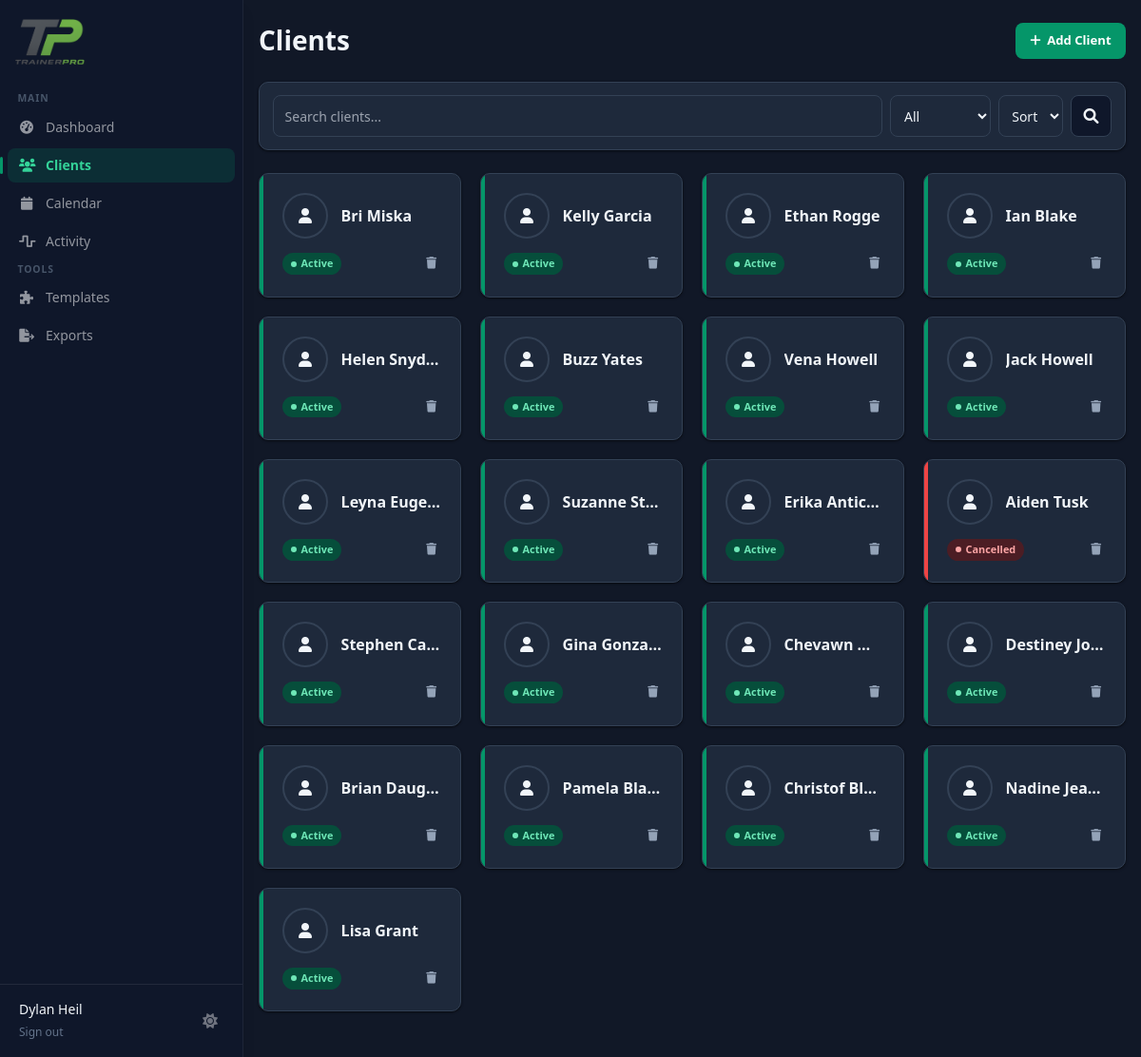
The app's page /clients (signed in) with its own data.
### tables this page shows
CREATE TABLE clients (
            id TEXT PRIMARY KEY,
            trainer_id TEXT NOT NULL,
            name TEXT NOT NULL,
            email TEXT,
            phone TEXT,
            age INTEGER,
            gender TEXT,
            weight REAL,
            height REAL,
            status TEXT DEFAULT 'active',
            notes TEXT,
            photo_url TEXT,
            created_at TIMESTAMP DEFAULT CURRENT_TIMESTAMP,
            FOREIGN KEY (trainer_id) REFERENCES users (id)
        );

### app.py (the view)
@app.route('/clients')
@login_required
def clients():
    search = request.args.get('search', '')
    status_filter = request.args.get('status', '')
    sort = request.args.get('sort', '')
    conn = get_db()
    query = '''
        SELECT c.*,
               (SELECT weight FROM weight_logs WHERE client_id = c.id ORDER BY date DESC LIMIT 1) as latest_weight
        FROM clients c
        WHERE c.trainer_id = ?
    '''
    params = [session['user_id']]
    if search:
        query += ' AND (c.name LIKE ? OR c.email LIKE ?)'
        params.extend([f'%{search}%', f'%{search}%'])
    if status_filter:
        query += ' AND c.status = ?'
        params.append(status_filter)
    sort_clauses = {
        'name_asc':  ' ORDER BY c.name COLLATE NOCASE ASC',
        'name_desc': ' ORDER BY c.name COLLATE NOCASE DESC',
    }
    query += sort_clauses.get(sort, ' ORDER BY c.created_at DESC')
    clients = conn.execute(query, params).fetchall()
    conn.close()
    return render_template('dashboard/clients.html', clients=clients,
                           search=search, status_filter=status_filter, sort=sort)

### auth_utils.py (called while the page is built)
def login_required(f):
    @wraps(f)
    def decorated_function(*args, **kwargs):
        if 'user_id' not in session:
            return redirect(url_for('login'))
        return f(*args, **kwargs)
    return decorated_function

### db.py (called while the page is built)
def get_db():
    conn = sqlite3.connect(DB_PATH)
    conn.row_factory = sqlite3.Row
    return conn

### templates/dashboard/clients.html (shortened to what this page needs)
{% extends "base.html" %}
{% block content %}
<div class="clients-page">
    <div class="page-head">
        <div>
            <h1 class="page-title">Clients</h1>
        </div>
        <a href="{{ url_for('new_client') }}" class="btn btn-primary">
            <i class="fas fa-plus"></i>
            Add Client
        </a>
    </div>
    <div class="filter-card">
        <form method="GET" class="filter-form">
            <input type="text" name="search" value="{{ search }}" placeholder="Search clients..." class="filter-input">
            <select name="status" class="filter-select">
                <option value="">All</option>
            </select>
            <select name="sort" class="filter-select" onchange="this.form.submit()">
                <option value="">Sort</option>
            </select>
            <button type="submit" class="filter-btn">
                <i class="fas fa-search"></i>
            </button>
        </form>
    </div>
    <div class="client-grid">
        {% for client in clients %}
        <div class="client-card" onclick="window.location.href='{{ url_for('client_detail', client_id=client.id) }}'">
            <span class="card-accent
                {% if client.status == 'active' %}accent-active
                {% elif client.status == 'potential' %}accent-potential
                {% else %}accent-cancelled{% endif %}"></span>
            <div class="card-body">
                <div class="card-top">
                    {% if client.photo_url %}
                        <img src="{{ url_for('static', filename=client.photo_url) }}" alt="{{ client.name }}" class="client-avatar">
                    {% else %}
                        <div class="client-avatar-ph">
                            <i class="fas fa-user"></i>
                        </div>
                    {% endif %}
                    <div style="flex:1; min-width:0;">
                        <h3 class="client-name">{{ client.name }}</h3>
                    </div>
                </div>
                <div class="card-foot">
                    <span class="status-badge
                        {% if client.status == 'active' %}status-active
                        {% elif client.status == 'potential' %}status-potential
                        {% else %}status-cancelled{% endif %}">
                        <span class="dot"></span>
                        {{ client.status.title() }}
                    </span>
                    <button onclick="event.stopPropagation(); deleteClient('{{ client.id }}', '{{ client.name }}')" class="delete-btn" title="Delete client">
                        <i class="fas fa-trash"></i>
                    </button>
                </div>
            </div>
        </div>
        {% endfor %}
    </div>
</div>
{% endblock %}

### templates/base.html (style rules this page uses)
html.dark { --navy: #F1F5F9; --slate-600: #CBD5E1; --slate-400: #94A3B8; --slate-300: #64748B; --slate-200: #334155; --slate-100: #1E293B; --slate-50: #0F172A; --emerald-light: #064E3B; --emerald-text: #6EE7B7; --blue-light: #1E3A5F; --blue-mid: #1D4ED8; --red-light: #4C1D24; --red-mid: #7F1D1D; --red-text: #FCA5A5; --amber-light: #422E0B; --amber-text: #FCD34D; --green-light: #064E3B; --green-mid: #065F46; --green-text: #6EE7B7; --shadow-sm: 0 1px 3px rgba(0,0,0,0.4), 0 1px 2px rgba(0,0,0,0.3); color-scheme: dark; }
html.dark body { background: var(--slate-50); }
html.dark .card, html.dark .modal-box, html.dark .filter-card, html.dark .client-card, html.dark .workout-card, html.dark .template-card, html.dark .view-exercise-card, html.dark .session-card, html.dark .entry-card, html.dark .cal-card, html.dark .week-nav, html.dark .back-btn, html.dark .back-link, html.dark .btn-ghost, html.dark .filter-pill, html.dark .tag-toggle-btn, html.dark .toggle-btn, html.dark .option-item, html.dark .search-input, html.dark .form-input, html.dark .form-select, html.dark .form-textarea, html.dark .set-input, html.dark .filter-input, html.dark .filter-select, html.dark .exercise-row, html.dark .prompt-block, html.dark .copy-prompt-btn, html.dark .exercise-suggestions, html.dark .client-avatar-ph { background: #1E293B; color: var(--navy); border-color: var(--slate-200); }
html.dark .note-card, html.dark .form-section, html.dark .cal-head-time, html.dark .cal-head-day, html.dark .cal-time-cell, html.dark .filter-btn, html.dark .modal-btn-secondary { background: #0F172A; color: var(--navy); border-color: var(--slate-200); }

### records on screen
clients: name "Bri Miska", status "Active"
clients: name "Kelly Garcia", status "Active"
clients: name "Ethan Rogge", status "Active"
clients: name "Ian Blake", status "Active"
clients: name "Helen Snyder", status "Active"
clients: name "Buzz Yates", status "Active"
clients: name "Vena Howell", status "Active"
clients: name "Jack Howell", status "Active"
clients: name "Leyna Euge…", status "Active"
clients: name "Suzanne St…", status "Active"
clients: name "Erika Antic…", status "Active"
clients: name "Aiden Tusk", status "Cancelled"
clients: name "Stephen Ca…", status "Active"
clients: name "Gina Gonza…", status "Active"
clients: name "Chevawn…", status "Active"
clients: name "Destiney Jo…", status "Active"
clients: name "Brian Daug…", status "Active"
clients: name "Pamela Bla…", status "Active"
clients: name "Christof Bl…", status "Active"
clients: name "Nadine Jea…", status "Active"
clients: name "Lisa Grant", status "Active"

### other values on screen
{{ session.user_name }} "Dylan Heil"
